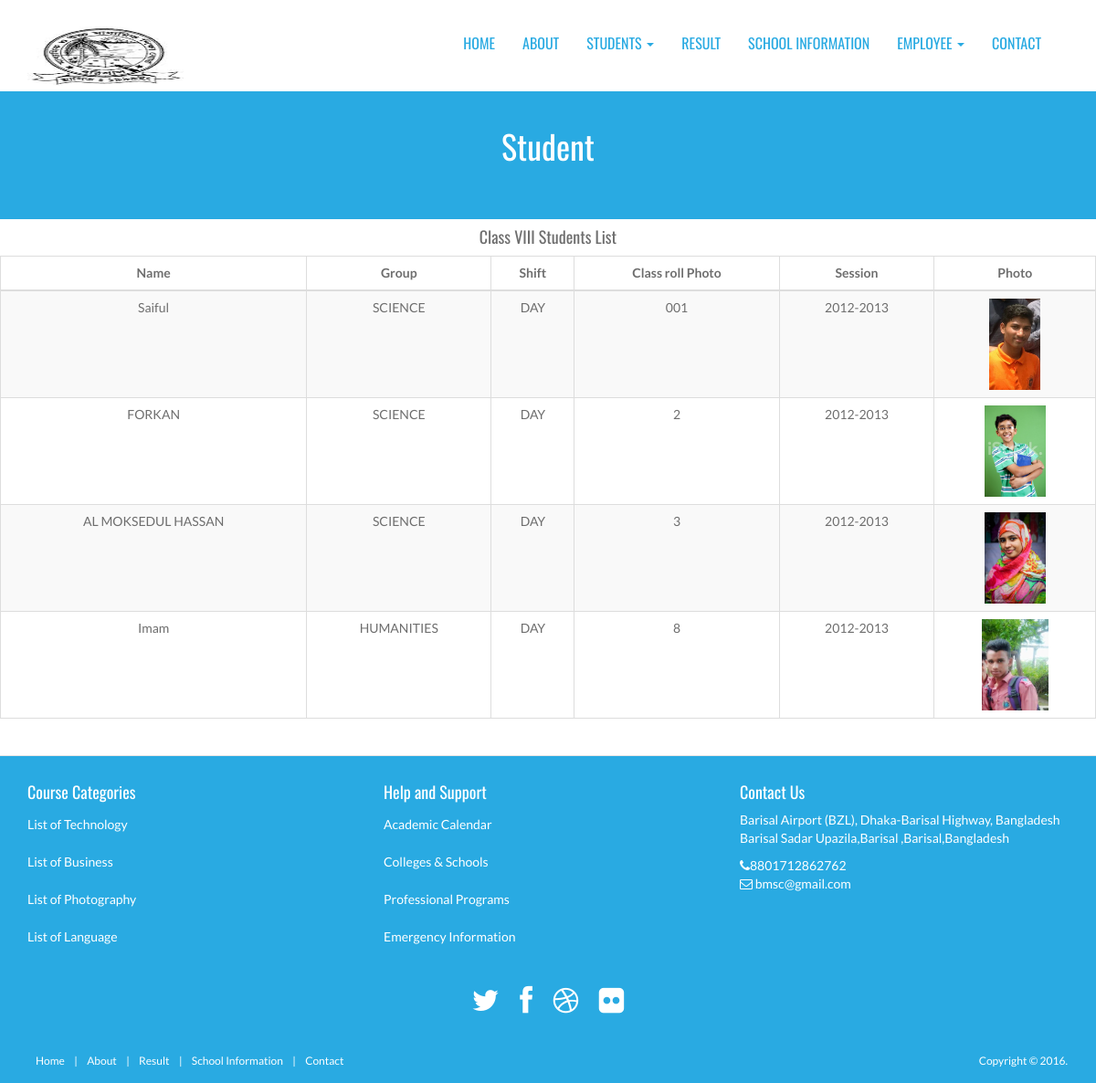
Screenshot of /class_eight.php with the database file from the repository.
### tables this page shows
CREATE TABLE IF NOT EXISTS `student` (
  `student_id` int(3) NOT NULL AUTO_INCREMENT,
  `student_class` tinyint(1) NOT NULL,
  `student_name` varchar(100) NOT NULL,
  `group1` varchar(10) NOT NULL,
  `shift` varchar(5) NOT NULL,
  `roll` varchar(5) NOT NULL,
  `session` varchar(20) NOT NULL,
  `photo` text NOT NULL,
  `publication_status` tinyint(1) NOT NULL,
  PRIMARY KEY (`student_id`)
);

CREATE TABLE IF NOT EXISTS `tbl_category` (
  `category_id` int(3) NOT NULL AUTO_INCREMENT,
  `category_name` varchar(100) NOT NULL,
  `category_description` text NOT NULL,
  `publication_status` tinyint(1) NOT NULL,
  PRIMARY KEY (`category_id`)
);

CREATE TABLE IF NOT EXISTS `tbl_admission` (
  `admission_id` int(3) NOT NULL AUTO_INCREMENT,
  `admission_title` varchar(256) NOT NULL,
  `admission_description` text NOT NULL,
  `publication_status` smallint(1) NOT NULL,
  PRIMARY KEY (`admission_id`)
);

CREATE TABLE IF NOT EXISTS `tbl_address` (
  `address_id` int(3) NOT NULL AUTO_INCREMENT,
  `address` varchar(300) NOT NULL,
  `email` varchar(256) NOT NULL,
  `phone` varchar(15) NOT NULL,
  `publication_status` tinyint(1) NOT NULL,
  PRIMARY KEY (`address_id`)
);

### class_eight.php (called while the page is built, shortened)
<?php
include './index.php';

### classes/application.php (called while the page is built, shortened)
<?php
class Application {
    private $db_connect;
    public function __construct() {
        $host_name = 'localhost';
        $user_name = 'root';
        $password = '';
        $db_name = 'school-management-system';
        $this->db_connect = mysqli_connect($host_name, $user_name, $password, $db_name);
    }
    public function select_all_contact_info() {
        $sql = "SELECT * FROM tbl_address WHERE publication_status=1";
        if (mysqli_query($this->db_connect, $sql)) {
            $query_result = mysqli_query($this->db_connect, $sql);
            return $query_result;
        } else {
            die('Query Problem' . mysqli_error($this->db_connect));
        }
    }
    public function select_all_student_eight_info() {
        $sql = "SELECT * FROM student WHERE student_class=0 AND publication_status=1";
        if (mysqli_query($this->db_connect, $sql)) {
            $query_result = mysqli_query($this->db_connect, $sql);
            return $query_result;
        } else {
            die('Query Problem' . mysqli_error($this->db_connect));
        }
    }
    public function select_all_category_info() {
        $sql = "SELECT * FROM tbl_category WHERE publication_status=1";
        if (mysqli_query($this->db_connect, $sql)) {
            $query_result = mysqli_query($this->db_connect, $sql);
            return $query_result;
        } else {
            die('Query Problem' . mysqli_error($this->db_connect));
        }
    }
    public function select_admission_info() {
        $sql = "SELECT * FROM tbl_admission WHERE publication_status=1";
        if (mysqli_query($this->db_connect, $sql)) {
            $query_result = mysqli_query($this->db_connect, $sql);
            return $query_result;
        } else {
            die('Query Problem' . mysqli_error($this->db_connect));
        }
    }
}

### pages/class_eight_content.php (the view)
<?php
$query_result = $obj_app->select_all_student_eight_info();
?>
<header id="head" class="secondary">
    <div class="container">
        <h1>Student</h1>
    </div>
</header>
<div class="box-content">
    <table class="table table-striped table-bordered bootstrap-datatable datatable" >
        <thead>
            <tr>
                <h4 class="text-center">Class VIII Students List </h4>
            </tr>
            <tr>
                <th class="text-center">Name</th>
                <th class="text-center">Group</th>
                <th class="text-center">Shift</th>
                <th class="text-center">Class roll Photo</th>
                <th class="text-center">Session</th>
                <th class="text-center">Photo</th>
            </tr>
        </thead>
        <tbody>
            <?php while ($student_info = mysqli_fetch_assoc($query_result)) { ?>
                <tr>
                    <td class="text-center"><?php echo $student_info['student_name']; ?></td>
                    <td class="text-center"><?php echo $student_info['group1']; ?></td>
                    <td class="text-center"><?php echo $student_info['shift']; ?></td>
                    <td class="text-center"><?php echo $student_info['roll']; ?></td>
                    <td class="text-center"><?php echo $student_info['session']; ?></td>
                    <td class="text-center"><img height="100px!important" src="assets/<?php echo $student_info['photo']; ?>" alt=""></td>
                </tr>
            <?php } ?>
        </tbody>
    </table>
</div><?php

### include/footer.php (shortened to what this page needs)
<?php
$query_result = $obj_app->select_all_contact_info();
$query_result1 = $obj_app->select_all_category_info();
$query_result2 = $obj_app->select_admission_info();
?>
<footer id="footer">
    <div class="container">
        <div class="row">
            <div class="footerbottom">
                <div class="col-md-4 col-sm-6">
                    <div class="footerwidget">
                        <h4>
                            Course Categories
                        </h4>
                        <div class="menu-course">
                            <?php while ($category_info = mysqli_fetch_assoc($query_result1)) { ?>
                                <ul class="menu">
                                    <li><a href="#"> <?php echo $category_info['category_name']; ?></a></li>
                                </ul>
                            <?php } ?>
                        </div>
                    </div>
                </div>
                <div class="col-md-4 col-sm-6">
                    <div class="footerwidget">
                        <h4>
                            Help and Support
                        </h4>
                        <?php while ($admission_info = mysqli_fetch_assoc($query_result2)) { ?>
                                <ul class="menu">
                                    <li><a href="#"> <?php echo $admission_info['admission_title']; ?></a></li>
                                </ul>
                            <?php } ?>
                    </div>
                </div>
                <div class="col-md-4 col-sm-6">
                    <div class="footerwidget">
                        <h4>Contact Us</h4>
                        <?php while ($contact_info = mysqli_fetch_assoc($query_result)) { ?>
                            <p><?php echo $contact_info['address']; ?></p>
                            <div class="contact-info">
                                <i class="fa fa-phone"></i><?php echo $contact_info['phone']; ?><br>
                                <i class="fa fa-envelope-o"></i> <?php echo $contact_info['email']; ?>
                            </div>
                        <?php } ?>
                    </div>
                </div>
            </div>
        </div>
        <div class="social text-center">
            <a href="https://twitter.com/" target="_blank"><i title="tweeter" class="fa fa-twitter"></i></a>
            <a href="https://www.facebook.com/" target="_blank"><i title="facebook" class="fa fa-facebook"></i></a>
            <a href="https://dribbble.com/" target="_blank"><i title="dribbble" class="fa fa-dribbble"></i></a>
            <a href="https://www.flickr.com" target="_blank"><i title="flickr" class="fa fa-flickr"></i></a>
        </div>
    </div>
    <div class="footer2">
        <div class="container">
            <div class="row">
                <div class="col-md-6 panel">
                    <div class="panel-body">
                        <p class="simplenav">
                            <a href="index.php">Home</a> |
                            <a href="about.php">About</a> |
                            <a href="result.php">Result</a> |
                            <a href="school_info.php">School Information</a> |
                            <a href="contact.php">Contact</a>
                    </div>
                </div>
                <div class="col-md-6 panel">
                    <div class="panel-body">
                        <p class="text-right">
                            Copyright &copy; 2016.
                        </p>
                    </div>
                </div>
            </div>
        </div>
    </div>
</footer>

### assets/front_end_assets/css/style.css (style rules this page uses)
body { font-family: 'Lato', sans-serif; font-weight: normal; color: #6E6E6E; }
h1, h2, h3, h4, h5, h6 { font-weight: normal; font-family: 'Oswald', sans-serif; }
h1, .h1, h2, .h2, h3, .h3 { margin-top: 30px; }
a { color:#3d84e6; }
#head { background-size: cover; height: 600px; text-align: center; color: white; font-weight: 300; position: relative; background-position-x: center; }
#head.secondary { height: 100px; min-height: 100px; padding-top: 0px; }
.panel { margin-bottom: 0px; background-color: transparent; border: 1px solid transparent; border-radius: 0px; -webkit-box-shadow: none; box-shadow: none; }
.panel-body { padding: 0px; }
ul, .list.custom-list ul { margin: 0 0 11px; list-style-type: none; padding-left: 10px; }
img { max-width: 100%; }
footer { border-top: 1px solid #e5e5e5; background: #29AAE2; margin-top: 40px; padding-top: 20px; color: #fff; }
ul.menu { padding: 0px; }
.menu li { padding: 5px 0px; }
.menu li a { color: #FFFFFF; }
.social { margin: 20px 0; }
.social a { font-size: 32px; margin: 0 10px; color: #FFFFFF; }
.footer2 { background: #29AAE2; padding: 15px 0; color: #aaa; font-size: 12px; }
.footer2 a { color: #FFF; }
.footer2 p { margin: 0; color: #fff; }
footer ul li { list-style: none; }
#head.secondary { padding-top: 0px; background: #29AAE2; background-size: cover; text-align: center; padding:10px 0; height: 140px; }
#head.secondary h1 { COLOR: #fff; text-align: center; }
.footer2 a { padding: 4px 8px; }

### rows the page displays
student: student_name "Saiful", group1 "SCIENCE", shift "DAY", roll "001", session "2012-2013", photo (picture)
student: student_name "FORKAN", group1 "SCIENCE", shift "DAY", roll "2", session "2012-2013", photo (picture)
student: student_name "AL MOKSEDUL HASSAN", group1 "SCIENCE", shift "DAY", roll "3", session "2012-2013", photo (picture)
student: student_name "Imam", group1 "HUMANITIES", shift "DAY", roll "8", session "2012-2013", photo (picture)
tbl_category: category_name "List of Technology"
tbl_category: category_name "List of Business"
tbl_category: category_name "List of Photography"
tbl_category: category_name "List of Language"
tbl_admission: admission_title "Academic Calendar"
tbl_admission: admission_title "Colleges & Schools"
tbl_admission: admission_title "Professional Programs"
tbl_admission: admission_title "Emergency Information"
tbl_address: address "Barisal Airport (BZL), Dhaka-Barisal Highway, Bangladesh Barisal Sadar Upazila,Barisal ,Barisal,Bangladesh", phone "8801712862762", email "bmsc@gmail.com"
